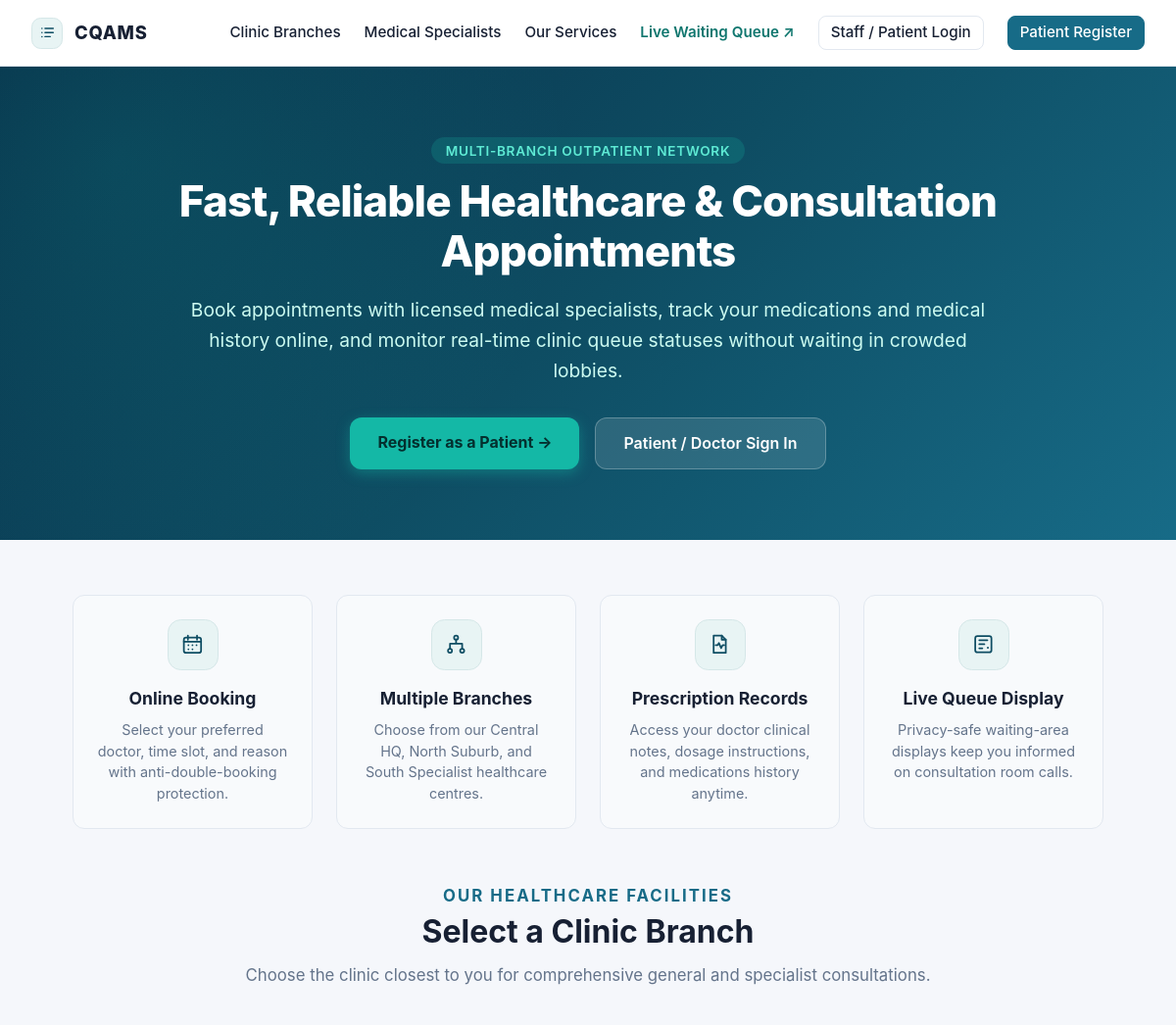
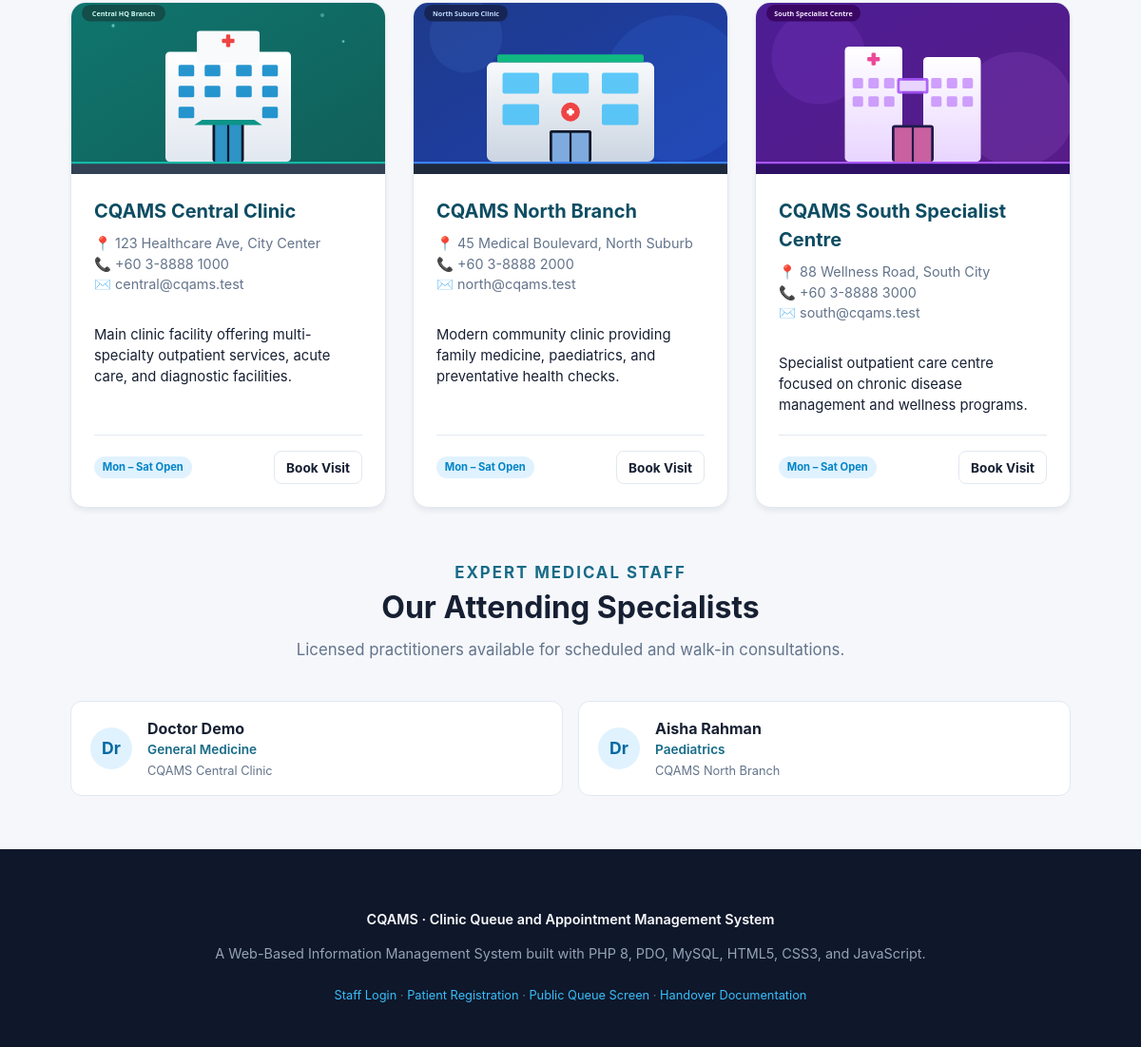
The page / on the database its author committed (2 pictures, top to bottom).
### tables this page shows
CREATE TABLE clinics (
    clinic_id BIGINT UNSIGNED NOT NULL AUTO_INCREMENT,
    clinic_code VARCHAR(30) NOT NULL,
    name VARCHAR(120) NOT NULL,
    address VARCHAR(255) NOT NULL,
    phone VARCHAR(30) NOT NULL,
    email VARCHAR(254) NULL,
    photo_url VARCHAR(255) NULL,
    description TEXT NULL,
    is_active TINYINT(1) NOT NULL DEFAULT 1,
    created_at DATETIME NOT NULL DEFAULT CURRENT_TIMESTAMP,
    updated_at DATETIME NOT NULL DEFAULT CURRENT_TIMESTAMP ON UPDATE CURRENT_TIMESTAMP,
    PRIMARY KEY (clinic_id),
    UNIQUE KEY uq_clinics_code (clinic_code)
);

CREATE TABLE doctors (
    doctor_id BIGINT UNSIGNED NOT NULL AUTO_INCREMENT,
    staff_id BIGINT UNSIGNED NOT NULL,
    clinic_id BIGINT UNSIGNED NULL DEFAULT 1,
    specialization VARCHAR(120) NOT NULL,
    license_number VARCHAR(80) NULL,
    created_at DATETIME NOT NULL DEFAULT CURRENT_TIMESTAMP,
    updated_at DATETIME NOT NULL DEFAULT CURRENT_TIMESTAMP ON UPDATE CURRENT_TIMESTAMP,
    PRIMARY KEY (doctor_id),
    UNIQUE KEY uq_doctors_staff (staff_id),
    UNIQUE KEY uq_doctors_license_number (license_number),
    KEY idx_doctors_specialization (specialization),
    CONSTRAINT fk_doctors_staff
        FOREIGN KEY (staff_id) REFERENCES staff (staff_id)
        ON UPDATE CASCADE
        ON DELETE RESTRICT,
    CONSTRAINT fk_doctors_clinic
        FOREIGN KEY (clinic_id) REFERENCES clinics (clinic_id)
        ON UPDATE CASCADE
        ON DELETE SET NULL
);

CREATE TABLE staff (
    staff_id BIGINT UNSIGNED NOT NULL AUTO_INCREMENT,
    user_account_id BIGINT UNSIGNED NOT NULL,
    clinic_id BIGINT UNSIGNED NULL DEFAULT 1,
    employee_number VARCHAR(50) NULL,
    first_name VARCHAR(80) NOT NULL,
    last_name VARCHAR(80) NOT NULL,
    phone VARCHAR(30) NULL,
    email VARCHAR(254) NULL,
    created_at DATETIME NOT NULL DEFAULT CURRENT_TIMESTAMP,
    updated_at DATETIME NOT NULL DEFAULT CURRENT_TIMESTAMP ON UPDATE CURRENT_TIMESTAMP,
    PRIMARY KEY (staff_id),
    UNIQUE KEY uq_staff_user_account (user_account_id),
    UNIQUE KEY uq_staff_employee_number (employee_number),
    KEY idx_staff_name (last_name, first_name),
    CONSTRAINT fk_staff_user_account
        FOREIGN KEY (user_account_id) REFERENCES user_accounts (user_account_id)
        ON UPDATE CASCADE
        ON DELETE RESTRICT,
    CONSTRAINT fk_staff_clinic
        FOREIGN KEY (clinic_id) REFERENCES clinics (clinic_id)
        ON UPDATE CASCADE
        ON DELETE SET NULL
);

### includes/auth.php (called while the page is built, shortened)
<?php
require_once __DIR__ . '/functions.php';
function getAuthenticatedUser(): ?array
{
    $user = $_SESSION['user'] ?? null;
    if (!is_array($user)) {
        return null;
    }
    $userAccountId = filter_var(
        $user['user_account_id'] ?? null,
        FILTER_VALIDATE_INT,
        ['options' => ['min_range' => 1]]
    );
    $statement = getDatabaseConnection()->prepare(
        'SELECT user_account_id, username, role, approval_status
         FROM user_accounts
         WHERE user_account_id = :user_account_id AND is_active = 1
         LIMIT 1'
    );
    $statement->execute(['user_account_id' => $userAccountId]);
    $currentUser = $statement->fetch();
    $validatedUser = [
        'user_account_id' => (int) $currentUser['user_account_id'],
        'username' => (string) $currentUser['username'],
        'role' => (string) $currentUser['role'],
    ];
    return $validatedUser;
}

### includes/functions.php (called while the page is built, shortened)
<?php
function escapeHtml(?string $value): string
{
    return htmlspecialchars($value ?? '', ENT_QUOTES | ENT_SUBSTITUTE, 'UTF-8');
}

### index.php (the view, shortened to what this page needs)
<?php
require_once __DIR__ . '/includes/auth.php';
require_once __DIR__ . '/includes/functions.php';
$currentUser = getAuthenticatedUser();
$clinics = [];
$doctors = [];
try {
    $db = getDatabaseConnection();
    $clinics = $db->query(
        'SELECT clinic_id, clinic_code, name, address, phone, email, photo_url, description
         FROM clinics
         WHERE is_active = 1
         ORDER BY clinic_id'
    )->fetchAll();
    $doctors = $db->query(
        'SELECT d.doctor_id, d.specialization, s.first_name, s.last_name, c.name AS clinic_name
         FROM doctors d
         INNER JOIN staff s ON s.staff_id = d.staff_id
         INNER JOIN user_accounts u ON u.user_account_id = s.user_account_id
         LEFT JOIN clinics c ON c.clinic_id = d.clinic_id
         WHERE u.is_active = 1
         ORDER BY s.last_name, s.first_name'
    )->fetchAll();
} catch (Throwable $e) {
    error_log('Landing page DB fetch error: ' . $e->getMessage());
}
?>
<!DOCTYPE html>
<html lang="en">
<head>
    <link rel="stylesheet" href="/CQMS/assets/css/app.css">
</head>
<body>
<header class="landing-header">
    <a class="brand" href="/CQMS/" style="text-decoration: none;">
        <span class="brand-mark" aria-hidden="true">
        </span>
        <span>CQAMS</span>
    </a>
    <nav class="landing-nav">
        <a href="#clinics">Clinic Branches</a>
        <a href="#doctors">Medical Specialists</a>
        <a href="#features">Our Services</a>
        <a href="/CQMS/public/queue.php" target="_blank" style="color: #0f766e; font-weight: 600;">Live Waiting Queue ↗</a>
        <?php if ($currentUser !== null): ?>
            <a href="<?= escapeHtml(getDashboardPath($currentUser['role'])) ?>" class="button button-small" style="font-weight: 600;">
                Go to Workspace (<?= escapeHtml($currentUser['username']) ?>)
            </a>
            <a href="/CQMS/logout.php" style="color: var(--color-muted); font-size: 0.85rem;">Log out</a>
        <?php else: ?>
            <a href="/CQMS/login.php" class="button button-secondary button-small">Staff / Patient Login</a>
            <a href="/CQMS/register.php" class="button button-small" style="background: var(--color-primary); color: #fff;">Patient Register</a>
        <?php endif; ?>
    </nav>
</header>
<section class="hero">
    <div class="hero-shell">
        <span style="background: rgba(20, 184, 166, 0.2); color: #5eead4; padding: 0.35rem 0.9rem; border-radius: 20px; font-size: 0.85rem; font-weight: 600; text-transform: uppercase; letter-spacing: 0.05em;">Multi-Branch Outpatient Network</span>
        <h1 style="margin-top: 1rem;">Fast, Reliable Healthcare & Consultation Appointments</h1>
        <p>Book appointments with licensed medical specialists, track your medications and medical history online, and monitor real-time clinic queue statuses without waiting in crowded lobbies.</p>
        <div class="hero-actions">
            <?php if ($currentUser !== null && $currentUser['role'] === 'patient'): ?>
                <a href="/CQMS/patient/book.php" class="hero-btn-primary">Book Doctor Appointment →</a>
                <a href="/CQMS/patient/" class="hero-btn-secondary">View My Patient Portal</a>
            <?php else: ?>
                <a href="/CQMS/register.php" class="hero-btn-primary">Register as a Patient →</a>
                <a href="/CQMS/login.php" class="hero-btn-secondary">Patient / Doctor Sign In</a>
            <?php endif; ?>
        </div>
    </div>
</section>
<div class="section-wrap" id="features">
    <div class="features-grid">
        <div class="feature-box">
            <div class="feature-icon" aria-hidden="true">
                <svg viewBox="0 0 24 24" fill="none" stroke="currentColor" stroke-width="1.7" stroke-linecap="round" stroke-linejoin="round">
                    <rect x="3.5" y="5.5" width="17" height="15" rx="2.2"/>
                    <path d="M7.5 3.5v4m9-4v4m-13 2h17M8 13h.01M12 13h.01M16 13h.01M8 17h.01M12 17h.01"/>
                </svg>
            </div>
            <h4>Online Booking</h4>
            <p>Select your preferred doctor, time slot, and reason with anti-double-booking protection.</p>
        </div>
        <div class="feature-box">
            <div class="feature-icon" aria-hidden="true">
                <svg viewBox="0 0 24 24" fill="none" stroke="currentColor" stroke-width="1.7" stroke-linecap="round" stroke-linejoin="round">
                    <circle cx="12" cy="5.5" r="2"/>
                    <circle cx="6" cy="18.5" r="2"/>
                    <circle cx="18" cy="18.5" r="2"/>
                    <path d="M12 7.5v4m0 0H6v5m6-5h6v5"/>
                </svg>
            </div>
            <h4>Multiple Branches</h4>
            <p>Choose from our Central HQ, North Suburb, and South Specialist healthcare centres.</p>
        </div>
        <div class="feature-box">
            <div class="feature-icon" aria-hidden="true">
                <svg viewBox="0 0 24 24" fill="none" stroke="currentColor" stroke-width="1.7" stroke-linecap="round" stroke-linejoin="round">
                    <path d="M6 3.5h8l4 4v13H6z"/>
                    <path d="M14 3.5v4h4M8 13h2l1.2-2.2 2.2 5 1.5-2.8h1.6"/>
                </svg>
            </div>
            <h4>Prescription Records</h4>
            <p>Access your doctor clinical notes, dosage instructions, and medications history anytime.</p>
        </div>
        <div class="feature-box">
            <div class="feature-icon" aria-hidden="true">
                <svg viewBox="0 0 24 24" fill="none" stroke="currentColor" stroke-width="1.7" stroke-linecap="round" stroke-linejoin="round">
                    <rect x="4" y="4" width="16" height="16" rx="2.2"/>
                    <path d="M8 8h8M8 12h5M8 16h3"/>
                    <circle cx="16.5" cy="15.5" r="1" fill="currentColor" stroke="none"/>
                </svg>
            </div>
            <h4>Live Queue Display</h4>
            <p>Privacy-safe waiting-area displays keep you informed on consultation room calls.</p>
        </div>
    </div>
</div>
<section class="section-wrap" id="clinics">
    <div class="section-header">
        <p class="eyebrow" style="color: var(--color-primary); font-weight: 700;">Our Healthcare Facilities</p>
        <h2>Select a Clinic Branch</h2>
        <p>Choose the clinic closest to you for comprehensive general and specialist consultations.</p>
    </div>
    <div class="clinic-grid">
        <?php foreach ($clinics as $clinic): ?>
            <article class="clinic-card">
                <img src="<?= escapeHtml($clinic['photo_url'] ?: '/CQMS/assets/images/clinic_main.svg') ?>" alt="<?= escapeHtml($clinic['name']) ?>" class="clinic-photo">
                <div class="clinic-body">
                    <h3><?= escapeHtml($clinic['name']) ?></h3>
                    <div class="clinic-meta">
                        <div>📍 <?= escapeHtml($clinic['address']) ?></div>
                        <div>📞 <?= escapeHtml($clinic['phone']) ?></div>
                        <div>✉️ <?= escapeHtml($clinic['email'] ?: 'info@cqams.test') ?></div>
                    </div>
                    <p class="clinic-desc"><?= escapeHtml($clinic['description'] ?: 'Equipped with modern outpatient facilities and licensed consultation physicians.') ?></p>
                    <div style="margin-top: auto; padding-top: 1rem; border-top: 1px solid var(--color-border); display: flex; justify-content: space-between; align-items: center;">
                        <span class="status-badge" style="background: #e0f2fe; color: #0284c7;">Mon – Sat Open</span>
                        <?php if ($currentUser !== null && $currentUser['role'] === 'patient'): ?>
                            <a href="/CQMS/patient/book.php?clinic_id=<?= (int) $clinic['clinic_id'] ?>" class="button button-small">Book Here</a>
                        <?php else: ?>
                            <a href="/CQMS/login.php" class="button button-small button-secondary">Book Visit</a>
                        <?php endif; ?>
                    </div>
                </div>
            </article>
        <?php endforeach; ?>
    </div>
</section>
<section class="section-wrap" id="doctors">
    <div class="section-header">
        <p class="eyebrow" style="color: var(--color-primary); font-weight: 700;">Expert Medical Staff</p>
        <h2>Our Attending Specialists</h2>
        <p>Licensed practitioners available for scheduled and walk-in consultations.</p>
    </div>
    <div class="doctor-pill-grid">
        <?php foreach ($doctors as $doc): ?>
            <div class="doctor-pill">
                <div class="doctor-avatar">Dr</div>
                <div>
                    <strong style="color: var(--color-ink); font-size: 1rem;"><?= escapeHtml($doc['first_name'] . ' ' . $doc['last_name']) ?></strong>
                    <div style="color: var(--color-primary); font-size: 0.85rem; font-weight: 600;"><?= escapeHtml($doc['specialization']) ?></div>
                    <div style="color: var(--color-muted); font-size: 0.8rem; margin-top: 0.2rem;"><?= escapeHtml($doc['clinic_name'] ?: 'Central HQ') ?></div>
                </div>
            </div>
        <?php endforeach; ?>
    </div>
</section>
<footer class="landing-footer">
    <p style="margin-bottom: 0.5rem; font-weight: 600; color: #f8fafc;">CQAMS &middot; Clinic Queue and Appointment Management System</p>
    <p>A Web-Based Information Management System built with PHP 8, PDO, MySQL, HTML5, CSS3, and JavaScript.</p>
    <p style="margin-top: 1.5rem; font-size: 0.8rem; color: #64748b;">
        <a href="/CQMS/login.php">Staff Login</a> &middot;
        <a href="/CQMS/register.php">Patient Registration</a> &middot;
        <a href="/CQMS/public/queue.php">Public Queue Screen</a> &middot;
        <a href="/CQMS/docs/CQAMS-HANDOVER-GUIDE.md">Handover Documentation</a>
    </p>
</footer>
</body>
</html>

### assets/css/app.css (style rules this page uses)
:root { --color-ink: #172033; --color-muted: #64748b; --color-soft: #f5f7fb; --color-surface: #ffffff; --color-border: #e2e8f0; --color-primary: #176b87; --color-primary-dark: #0e4d63; --color-accent: #d7f0ee; --color-success: #18794e; --color-warning: #9a6700; --color-shadow: rgba(15, 23, 42, .08); --font-body: Inter, ui-sans-serif, system-ui, -apple-system, BlinkMacSystemFont, "Segoe UI", sans-serif; --space-1: .25rem; --space-2: .5rem; --space-3: .75rem; --space-4: 1rem; --space-5: 1.5rem; --space-6: 2rem; --radius-sm: .5rem; --radius-md: .75rem; --radius-lg: 1rem; }
* { box-sizing: border-box; }
body { margin: 0; min-width: 320px; color: var(--color-ink); background: var(--color-soft); font-family: var(--font-body); line-height: 1.5; }
a { color: var(--color-primary-dark); }
.brand { display: inline-flex; align-items: center; gap: var(--space-3); color: inherit; font-size: 1.15rem; font-weight: 800; letter-spacing: .04em; text-decoration: none; }
.brand-mark { display: grid; width: 2rem; height: 2rem; place-items: center; color: var(--color-primary-dark); background: #e8f4f4; border: 1px solid #d5e7e8; border-radius: .6rem; }
.brand-mark svg { width: 1.15rem; height: 1.15rem; }
.eyebrow { color: var(--color-muted); font-size: .72rem; font-weight: 800; letter-spacing: .12em; text-transform: uppercase; }
.status-badge { display: inline-flex; align-items: center; padding: .2rem .55rem; border-radius: 99rem; font-size: .7rem; font-weight: 700; white-space: nowrap; }
.button { display: inline-flex; align-items: center; justify-content: center; min-height: 2.7rem; padding: 0 var(--space-4); color: #fff; background: var(--color-primary); border: 1px solid var(--color-primary); border-radius: var(--radius-sm); cursor: pointer; font-weight: 700; text-decoration: none; }
.button-small { min-height: 2.2rem; padding: 0 var(--space-3); font-size: .85rem; }
.button-secondary { color: var(--color-ink); background: var(--color-surface); border-color: var(--color-border); }

### rows shown on the page
clinics: photo_url (picture), name "CQAMS Central Clinic", address "123 Healthcare Ave, City Center", phone "+60 3-8888 1000", email "central@cqams.test", description "Main clinic facility offering multi-specialty outpatient services, acute care, and diagnostic facilities."
clinics: photo_url (picture), name "CQAMS North Branch", address "45 Medical Boulevard, North Suburb", phone "+60 3-8888 2000", email "north@cqams.test", description "Modern community clinic providing family medicine, paediatrics, and preventative health checks."
clinics: photo_url (picture), name "CQAMS South Specialist Centre", address "88 Wellness Road, South City", phone "+60 3-8888 3000", email "south@cqams.test", description "Specialist outpatient care centre focused on chronic disease management and wellness programs."
doctors: staff.last_name "Doctor Demo", specialization "General Medicine", clinic.name "CQAMS Central Clinic"
doctors: staff.last_name "Aisha Rahman", specialization "Paediatrics", clinic.name "CQAMS North Branch"
